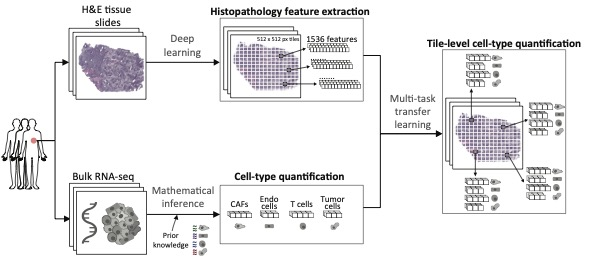
#> input picture src/PipelineA.jpg, 595 x 268 px
$ python -i image.py   (imports and definitions only)   (older library calls are emulated)
#> lines starting #> are read from the running program, lines starting #| are printed output that depends on the picture
#> further down, picture is the input picture: shape (268, 595, 3); mean B, G, R 237.1, 236.3, 236.8
import cv2


def getGradientMagnitude(im):
    """
    Get magnitude of gradient for given image

    Args:
        im: image read with OpenCV

    Returns:
        mag (float): gradient magnitude

    """
    im = cv2.cvtColor(im, cv2.COLOR_BGR2GRAY)
    ddepth = cv2.CV_32F
    dx = cv2.Sobel(im, ddepth, 1, 0)
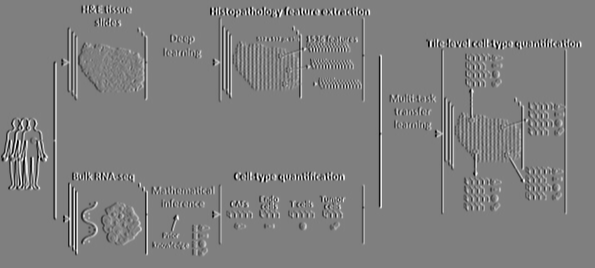
#> dx: shape (268, 595) float32; min -971, max 971, mean 0; drawn with min black and max white
    dy = cv2.Sobel(im, ddepth, 0, 1)
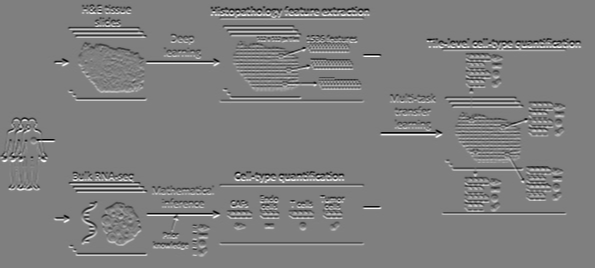
#> dy: shape (268, 595) float32; min -972, max 973, mean 0; drawn with min black and max white
    dxabs = cv2.convertScaleAbs(dx)
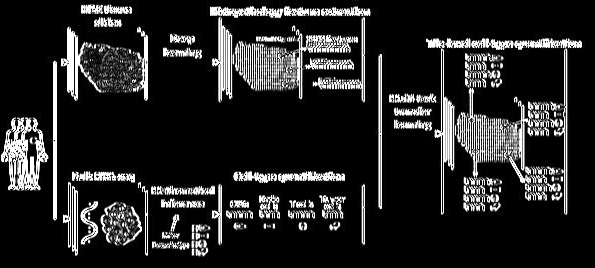
#> dxabs: shape (268, 595); min 0, max 255, mean 37.1
    dyabs = cv2.convertScaleAbs(dy)
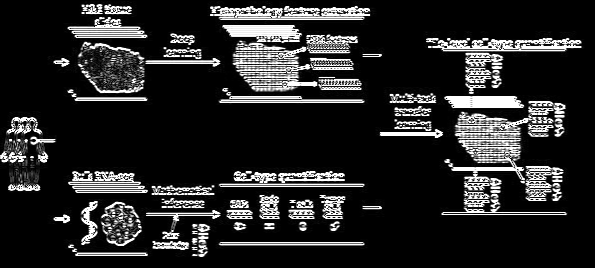
#> dyabs: shape (268, 595); min 0, max 255, mean 39.5
    mag = cv2.addWeighted(dxabs, 0.5, dyabs, 0.5, 0)
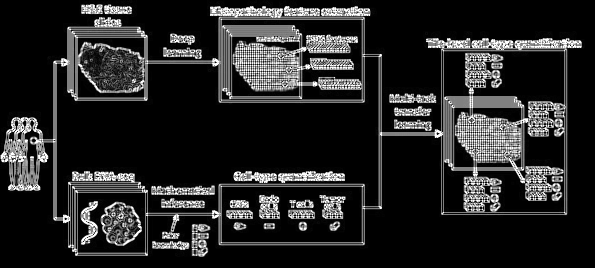
#> mag: shape (268, 595); min 0, max 255, mean 38.3
    return mag

>>> import cv2
>>> picture = cv2.imread('../../../src/PipelineA.jpg')
>>> result = getGradientMagnitude(picture)

$ run again, on src/PipelineB.jpg
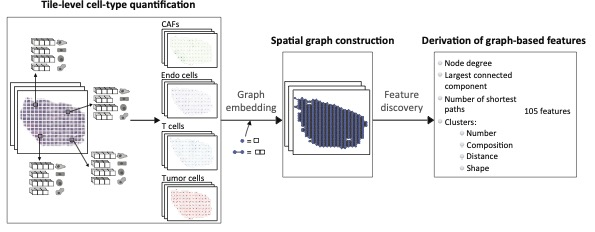
#> input picture src/PipelineB.jpg, 595 x 232 px
#> picture is the input picture: shape (232, 595, 3); mean B, G, R 237.9, 237.2, 237.3
#> in getGradientMagnitude, `dy = cv2.Sobel(im, ddepth, 0, 1)`:
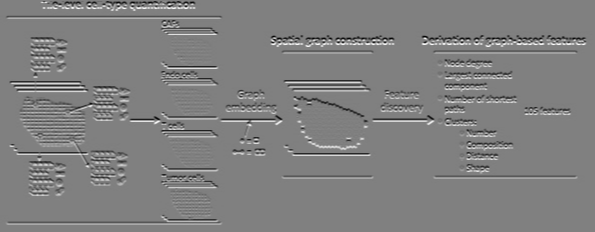
#> dy: shape (232, 595) float32; min -964, max 956, mean 0.3; drawn with min black and max white
#> in getGradientMagnitude, `mag = cv2.addWeighted(dxabs, 0.5, dyabs, 0.5, 0)`:
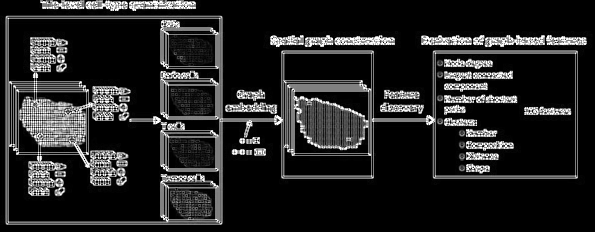
#> mag: shape (232, 595); min 0, max 255, mean 35.8

$ run again, on src/PipelineC.jpg
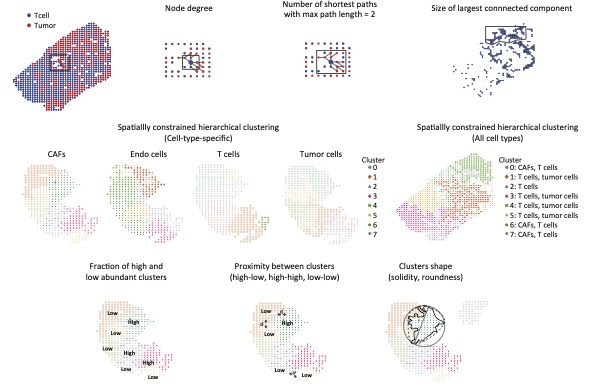
#> input picture src/PipelineC.jpg, 595 x 392 px
#> picture is the input picture: shape (392, 595, 3); mean B, G, R 244, 243.8, 245
#> in getGradientMagnitude, `dy = cv2.Sobel(im, ddepth, 0, 1)`:
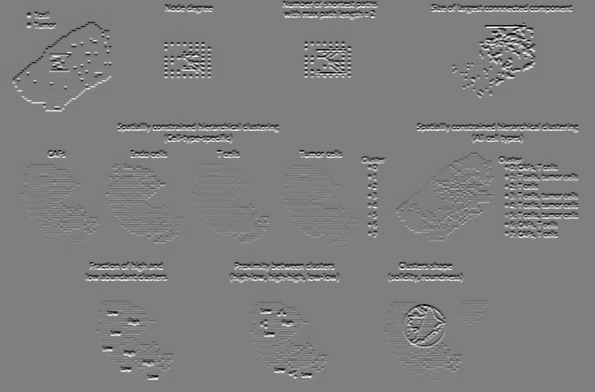
#> dy: shape (392, 595) float32; min -785, max 790, mean 0; drawn with min black and max white
#> in getGradientMagnitude, `mag = cv2.addWeighted(dxabs, 0.5, dyabs, 0.5, 0)`:
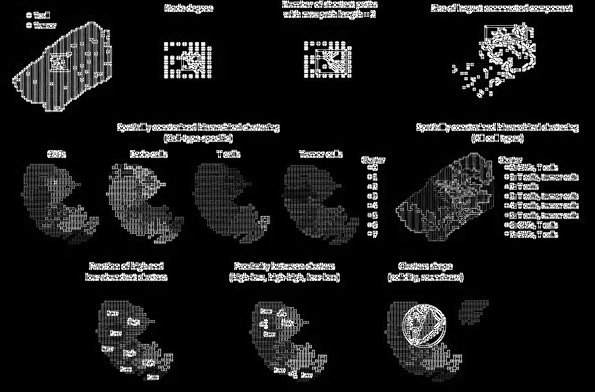
#> mag: shape (392, 595); min 0, max 255, mean 26.4
